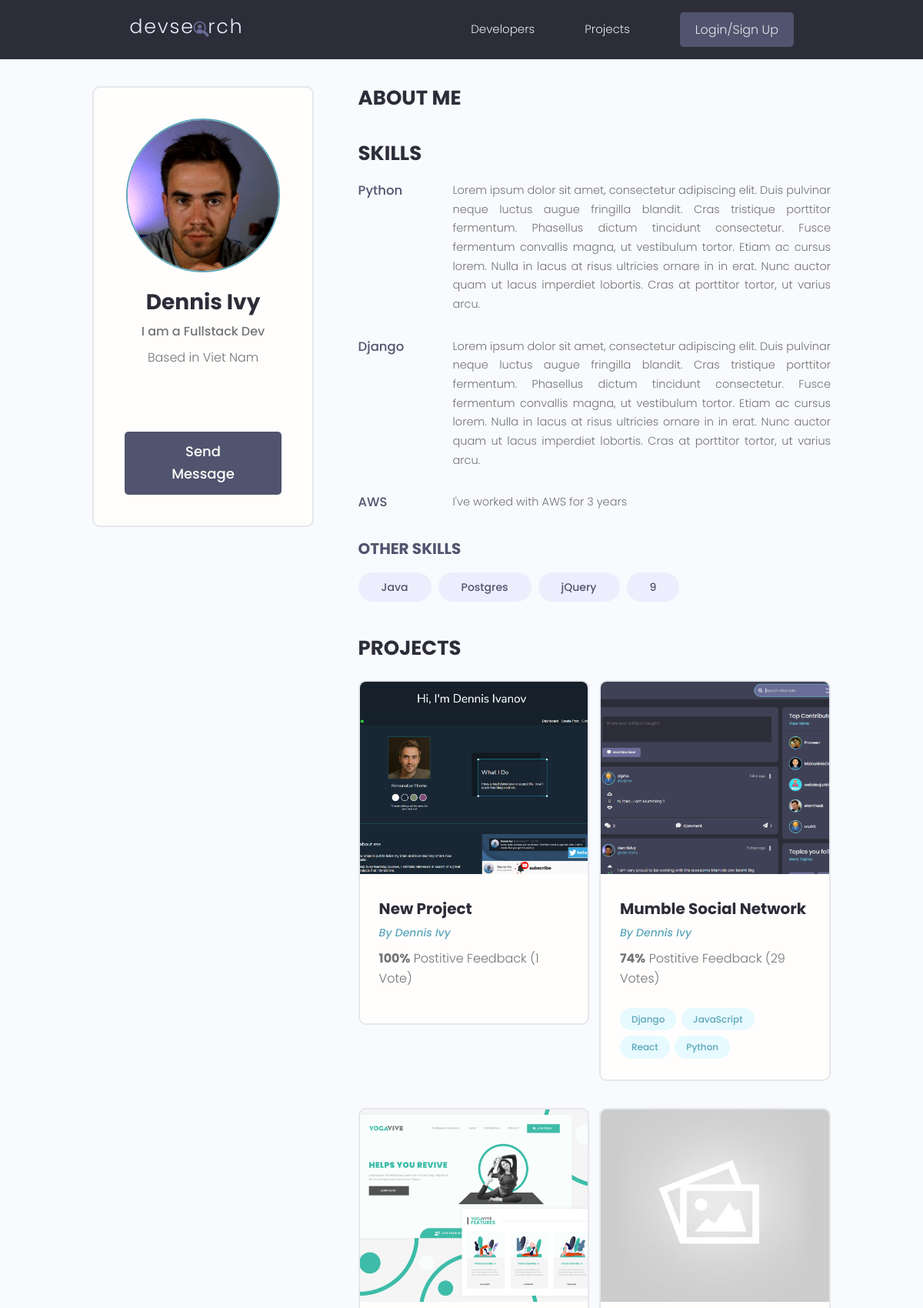
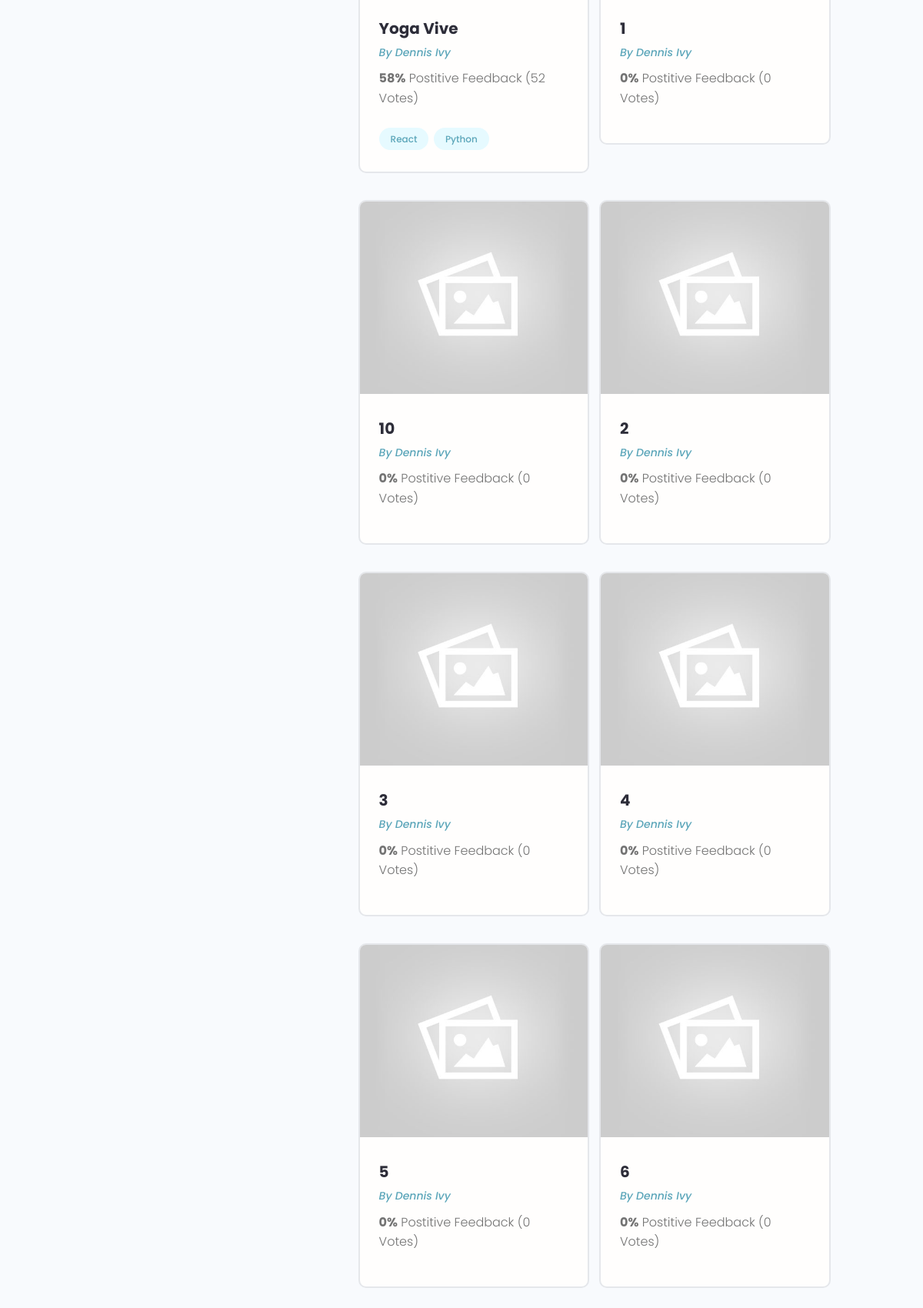
The page /profile/c0ce2eed-64d1-4c29-974d-a0dc89608140/ (upper part) on the database its author committed (2 pictures, top to bottom).
### users/models.py (models this page shows, shortened)
class Profile(models.Model):
    user = models.OneToOneField(User, on_delete=models.CASCADE, null=True, blank=True)
    name = models.CharField(max_length=200, blank=True, null=True)
    email = models.EmailField(max_length=500, blank=True,null=True)
    username = models.CharField(max_length=200, blank=True, null=True)
    location = models.CharField(max_length=200, blank=True, null=True)
    short_intro = models.CharField(max_length=500, blank=True, null=True)
    bio = models.TextField(blank=True, null=True)
    profile_image = models.ImageField(blank=True, null=True, upload_to='profiles/', default='profiles/user-default.png' )
    social_github = models.CharField(max_length=200, blank=True, null=True)
    social_twitter = models.CharField(max_length=200, blank=True, null=True)
    social_linkedin = models.CharField(max_length=200, blank=True, null=True)
    social_youtube = models.CharField(max_length=200, blank=True, null=True)
    social_website = models.CharField(max_length=200, blank=True, null=True)
    created = models.DateTimeField(auto_now_add=True)
    id = models.UUIDField(default=uuid.uuid4, unique=True, primary_key=True, editable=False)

class Skill(models.Model):
    owner =  models.ForeignKey(Profile, on_delete=models.CASCADE, null=True)
    name = models.CharField(max_length= 200,null=True, blank=True)
    description = models.TextField(null=True, blank=True)
    created = models.DateTimeField(auto_now_add=True)
    id = models.UUIDField(default=uuid.uuid4, unique=True, primary_key=True, editable=False)
    def __str__(self):
        return str(self.name)

### projects/models.py (models this page shows, shortened)
class Project(models.Model):
    owner = models.ForeignKey(Profile, null=True, blank=True, on_delete=models.SET_NULL)
    title = models.CharField(max_length=200)
    description = models.TextField(null=True, blank=True)
    featured_image = models.ImageField(null=True, blank=True, default = "default.jpg")
    demo_link = models.CharField(max_length=2000, null=True, blank=True)
    source_link = models.CharField(max_length=2000, null=True, blank=True)
    tags = models.ManyToManyField('Tag', blank=True)
    vote_total = models.IntegerField(default=0, null=True, blank=True)
    vote_ratio = models.IntegerField(default=0, null=True, blank=True)
    created = models.DateTimeField(auto_now_add=True)
    id = models.UUIDField(default=uuid.uuid4, unique=True, primary_key=True, editable=False)
    class Meta:
        ordering = ['-vote_ratio','-vote_total', 'title']

class Tag(models.Model):
    name = models.CharField(max_length=200)
    created = models.DateTimeField(auto_now_add=True)
    id = models.UUIDField(default=uuid.uuid4, unique=True, primary_key=True, editable=False)
    def __str__(self):
        return self.name

### users/views.py (the view)
# urls.py: path('profile/<str:pk>/', views.userProfile, name="user-profile"),
def userProfile(request, pk):
    profile = Profile.objects.get(id=pk)
    topSkills = profile.skill_set.exclude(description__exact="")
    otherSkills = profile.skill_set.filter(description="")
    context = {'profile' : profile,'topSkills':topSkills,'otherSkills':otherSkills}
    return render(request, 'users/user-profile.html', context)

### users/templates/users/user-profile.html (shortened to what this page needs)
{%extends 'main.html'%}
{%load static%}
{%block content%}
  <main class="profile my-md">
    <div class="container">
      <div class="layout">
        <div class="column column--1of3">
          <div class="card text-center">
            <div class="card__body dev">
              <img class="avatar avatar--xl" src="{{profile.profile_image.url}}" />
              <h2 class="dev__name">{{profile.name}}</h2>
              <p class="dev__title">{{profile.short_intro}}</p>
              <p class="dev__location">Based in {{profile.location}}</p>
              <ul class="dev__social">
              </ul>
              {%if request.user.profile.id != profile.id %}
              <a href="{%url 'create-message' profile.id%}" class="btn btn--sub btn--lg">Send Message </a>
              {%endif%}
            </div>
          </div>
        </div>
        <div class="column column--2of3">
          <div class="devInfo">
            <h3 class="devInfo__title">About Me</h3>
          </div>
          <div class="devInfo">
            <h3 class="devInfo__title">Skills</h3>
            <div class="devInfo__skills">
              {%for skill in topSkills%}
              <div class="devSkill">
                <h4 class="devSkill__title">{{skill.name}}</h4>
                <p class="devSkill__info">{{skill.description}}</p>
              </div>
              {%endfor%}
              <h3 class="devInfo__subtitle">Other Skills</h3>
              <div class="devInfo__otherSkills">
                {%for skill in otherSkills%}
                <span class="tag tag--pill tag--sub tag--lg">
                  <small>{{skill}}</small>
                </span>
                {%endfor%}
              </div>
            </div>
          </div>
          <div class="devInfo">
            <h3 class="devInfo__title">Projects</h3>
            <div class="grid grid--two">
                {%for project in profile.project_set.all%}
              <div class="column">
                <div class="card project">
                  <a href="{%url 'project' project.id%}" class="project">
                    <img class="project__thumbnail" src="{{project.featured_image.url}}" alt="project thumbnail" />
                    <div class="card__body">
                      <h3 class="project__title">{{project.title}}</h3>
                      <p><a class="project__author" href="{%url 'user-profile' project.owner.id%}">By {{project.owner.name}}</a></p>
                      <p class="project--rating">
                        <span style="font-weight: bold;">{{project.vote_ratio}}%</span> Postitive
                        Feedback ({{project.vote_total}} Vote{{project.vote_total|pluralize:'s'}})
                      </p>
                      <div class="project__tags">
                        {%for tag in project.tags.all%}
                        <span class="tag tag--pill tag--main">
                          <small>{{tag}}</small>
                        </span>
                        {%endfor%}
                      </div>
                    </div>
                  </a>
                </div>
              </div>
              {%endfor%}
            </div>
          </div>
        </div>
      </div>
    </div>
  </main>
{%endblock%}

### static/styles/app.css (style rules this page uses)
:root { --color-sub: #2d2d39; }
.btn--sub { background-color: var(--color-sub-light); }
.card { border: 2px solid var(--color-light); }
img { width: 100%; }
.profile .card > .dev { padding: 4rem; }
.dev__name { color: var(--color-sub); font-size: 2.8rem; font-weight: 700; margin-top: 1rem; margin-bottom: 0.5rem; }
.dev__title { font-size: 1.6rem; font-weight: 500; line-height: 1.3; }
.dev__location { margin-top: 1rem; }
.dev__social { margin: 3rem 0; list-style: none; display: flex; justify-content: center; gap: 1.5rem; }
.devInfo { margin-bottom: 3rem; }
.devInfo__title, .devInfo__subtitle { font-size: 2.6rem; color: var(--color-sub); text-transform: uppercase; font-weight: 700; margin-bottom: 1.5rem; }
.devInfo__subtitle { font-size: 2rem; color: var(--color-sub-light); }
.devInfo__about, .devSkill__info { font-size: 1.45rem; line-height: 1.7; text-align: justify; }
.devSkill { margin-bottom: 3rem; }
.devSkill__title { font-size: 1.65rem; font-weight: 500; color: var(--color-sub-light); }
@media screen and (min-width: 700px) { .devSkill { display: flex; justify-content: space-between; gap: 3rem; } }
@media screen and (min-width: 700px) { .devSkill__info { flex-basis: 80%; } }
.project__author { font-size: 1.4rem; font-style: italic; }
.project--rating { margin-bottom: 1.6em; margin-top: .5em; }
.project__thumbnail { height: 25rem; object-fit: cover; object-position: top center; }
.project__title { font-size: 2rem; font-weight: 700; color: var(--color-sub); }

### static/uikit/styles/modules/_variables.css (style rules this page uses)
:root { --color-main: #5aa5b9; --color-main-light: #e6faff; --color-sub: #3f4156; --color-sub-light: #51546e; --color-sub-lighter: #ededfd; --color-text: #737373; --color-gray: #8b8b8b; --color-light: #e5e7eb; --color-light-gray: #767676; --color-bg: #f8fafd; --color-white: #fffefd; --color-white-light: #f3f3f3; --color-success: #359e64; --color-success-bg: #def8e8; --color-error: #fc4b0b; --color-error-bg: #fff2ee; --font-base: 'Poppins', arial, helvetica, 'Segoe UI', roboto, ubuntu, sans-serif; --font-monospace: 'Fira Code', 'Courier New', courier, monospace; --font-regular: 300; --font-medium: 500; --font-bold: 700; --generic-shadow: 1px 1px 5px #00000010; --generic-transition: all 0.3s ease-in-out; }

### static/uikit/styles/modules/_base.css (style rules this page uses)
* { margin: 0; padding: 0; box-sizing: border-box; text-rendering: optimizeLegibility; color: inherit; font-size: inherit; }
html { font-size: 50%; }
@media only screen and (min-width: 480px) { html { font-size: 56.25%; } }
@media only screen and (min-width: 1200px) { html { font-size: 62.5%; } }
body { line-height: 1.6; font-weight: 400; font-size: 1.5rem; color: var(--color-text); background-color: var(--color-bg); min-height: 100vh; }

### static/uikit/styles/modules/_typography.css (style rules this page uses)
* { font-family: var(--font-base); }
h2 { font-size: 3.6rem; font-weight: var(--font-bold); }
h3 { font-size: 3.2rem; font-weight: var(--font-medium); }
h4 { font-size: 2.8rem; font-weight: var(--font-medium); }
p, span, strong { font-size: 1.6rem; color: var(--color-text); font-weight: var(--font-regular); }
a { padding-bottom: 2px; text-decoration: none; display: inline-block; color: var(--color-main); font-weight: var(--font-medium); }

### static/uikit/styles/modules/_utilities.css (style rules this page uses)
.container { width: 92%; max-width: 165rem; margin: 0 auto; box-sizing: border-box; }
@media screen and (min-width: 1000px) { .container { width: 90%; } }
@media screen and (min-width: 1200px) { .container { width: 80%; } }
.text-center { text-align: center; }
.my-md { margin: 3rem auto; }

### static/uikit/styles/modules/_avatar.css (style rules this page uses)
.avatar { border-radius: 50%; border: 2px solid var(--color-main); object-fit: cover; }
.avatar--xl { height: 20rem; width: 20rem; }

### static/uikit/styles/modules/_button.css (style rules this page uses)
.btn { display: inline-block; position: relative; cursor: pointer; background-color: var(--color-light); font-weight: var(--font-medium); color: var(--color-sub); text-decoration: none; padding: 1rem 2rem; border-radius: 0.5rem; border: none; width: -webkit-fit-content; width: -moz-fit-content; width: fit-content; height: -webkit-fit-content; height: -moz-fit-content; height: fit-content; font-size: 1.6rem; outline-width: 0; outline-color: transparent; -webkit-backface-visibility: hidden; backface-visibility: hidden; transition: all 0.3s ease-in-out; }
.btn--sub { background-color: var(--color-sub); color: var(--color-white); }
.btn--lg { font-size: 1.8rem; padding: 1.2rem 4.5rem; }

### static/uikit/styles/modules/_card.css (style rules this page uses)
.card { border-radius: 1rem; background-color: var(--color-white); border: 1.5px solid var(--color-light); width: auto; height: auto; margin-top: 0.5rem; margin-bottom: 0.5rem; overflow: hidden; }
.card__body, .card__header { padding: 2rem 2.5rem; }

### rows shown on the page
Profile: profile_image (picture), name "Dennis Ivy", short_intro "I am a Fullstack Dev", location "Viet Nam"
Skill: name "Python", description "Lorem ipsum dolor sit amet, consectetur adipiscing elit. Duis pulvinar neque luctus augue fringilla blandit. Cras tristique porttitor fermentum. Phasellus dictum tincidunt consectetur. Fusce fermentum convallis magna, ut vestibulum tortor. Etiam ac cursus lorem. Nulla in lacus at risus ultricies ornare in in erat. Nunc auctor quam ut lacus imperdiet lobortis. Cras at porttitor tortor, ut varius arcu."
Skill: name "Django", description "Lorem ipsum dolor sit amet, consectetur adipiscing elit. Duis pulvinar neque luctus augue fringilla blandit. Cras tristique porttitor fermentum. Phasellus dictum tincidunt consectetur. Fusce fermentum convallis magna, ut vestibulum tortor. Etiam ac cursus lorem. Nulla in lacus at risus ultricies ornare in in erat. Nunc auctor quam ut lacus imperdiet lobortis. Cras at porttitor tortor, ut varius arcu."
Skill: name "AWS", description "I've worked with AWS for 3 years"
Skill: name "Java"
Skill: name "Postgres"
Skill: name "jQuery"
Skill: name "9"
Project: featured_image (picture), title "New Project", owner.name "Dennis Ivy", vote_ratio "100", vote_total "1"
Project: featured_image (picture), title "Mumble Social Network", owner.name "Dennis Ivy", vote_ratio "74", vote_total "29"
Tag: name "Django"
Tag: name "JavaScript"
Tag: name "React"
Tag: name "Python"
Project: featured_image (picture), title "Yoga Vive", owner.name "Dennis Ivy", vote_ratio "58", vote_total "52"
Project: featured_image (placeholder picture), title "1", owner.name "Dennis Ivy", vote_ratio "0", vote_total "0"
Project: featured_image (placeholder picture), title "10", owner.name "Dennis Ivy", vote_ratio "0", vote_total "0"
Project: featured_image (placeholder picture), title "2", owner.name "Dennis Ivy", vote_ratio "0", vote_total "0"
Project: featured_image (placeholder picture), title "3", owner.name "Dennis Ivy", vote_ratio "0", vote_total "0"
Project: featured_image (placeholder picture), title "4", owner.name "Dennis Ivy", vote_ratio "0", vote_total "0"
Project: featured_image (placeholder picture), title "5", owner.name "Dennis Ivy", vote_ratio "0", vote_total "0"
Project: featured_image (placeholder picture), title "6", owner.name "Dennis Ivy", vote_ratio "0", vote_total "0"
